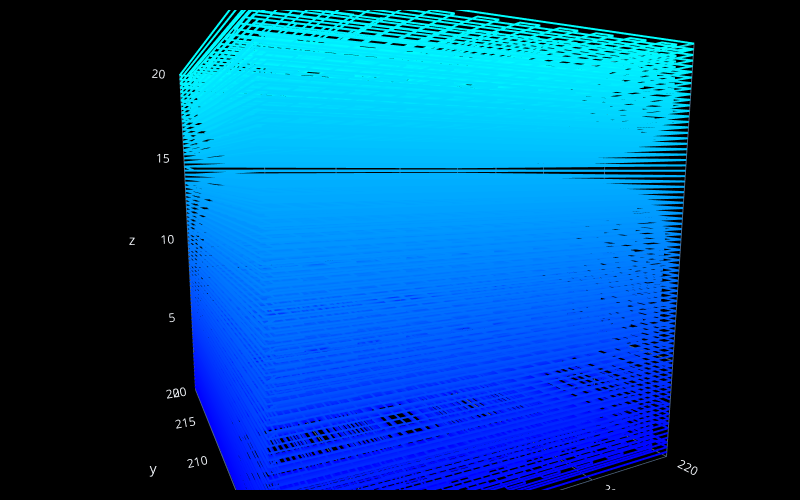
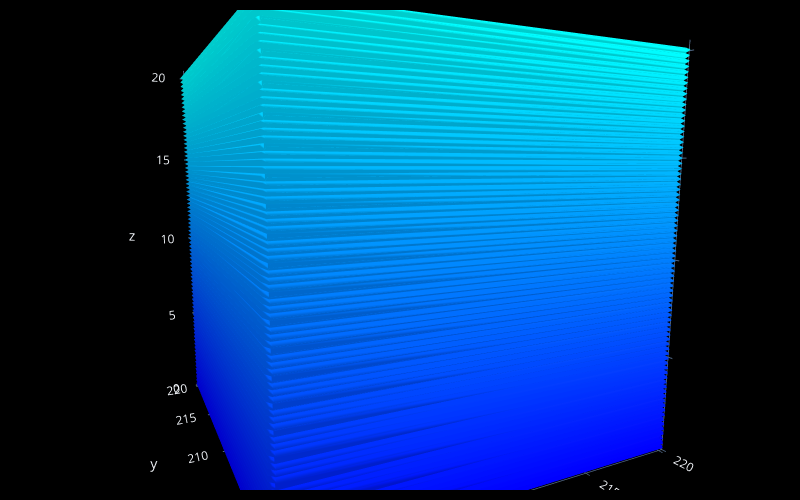

Notebook code for these charts, in order:
### Code cell
# preview the design

fc.transform(steps, 'plot', fc.PlotControls(style='line', zoom=0.7))
# hover the cursor over the lines in the plot to check xyz positions of the points in the design

# uncomment the next line to create a plot with real heights/widths for extruded lines to preview the real 3D printed geometry
fc.transform(steps, 'plot', fc.PlotControls(style='tube', zoom=0.7, initialization_data={'extrusion_width': EW, 'extrusion_height': EH}))

# uncomment the next line to create a neat preview (click the top-left button in the plot for a .png file) - post and tag @FullControlXYZ :)
# fc.transform(steps, 'plot', fc.PlotControls(neat_for_publishing=True, zoom=0.5, initialization_data={'extrusion_width': EW, 'extrusion_height': EH}))

### Figure 1 — Plotly figure (JSON) as saved in the notebook; plotly's stock layout.template omitted (floating-point values rounded to 4 significant figures; data arrays with more than 128 entries replaced by an {"elided": "..."} marker saying what was removed)
{"data": [{"line": {"color": {"elided": "3600 str values"}, "width": 4}, "mode": "lines", "showlegend": false, "type": "scatter3d", "x": {"elided": "3600 float values"}, "y": {"elided": "3600 float values"}, "z": {"elided": "3600 float values"}}, {"marker": {"color": "red", "size": 2}, "mode": "markers", "showlegend": false, "type": "scatter3d", "x": [], "y": [], "z": []}], "layout": {"height": 500, "margin": {"b": 10, "l": 10, "pad": 4, "r": 10, "t": 10}, "paper_bgcolor": "black", "scene": {"aspectmode": "cube", "camera": {"center": {"x": 0, "y": 0, "z": -0.006299}, "eye": {"x": -0.7143, "y": -1.429, "z": 0.2143}}, "xaxis": {"backgroundcolor": "black", "nticks": 10, "range": [200.0, 220.0]}, "yaxis": {"backgroundcolor": "black", "nticks": 10, "range": [200.0, 220.0]}, "zaxis": {"backgroundcolor": "black", "nticks": 10, "range": [0, 20.0]}}, "width": 800}}

### Figure 2 — Plotly figure (JSON) as saved in the notebook; plotly's stock layout.template omitted (floating-point values rounded to 4 significant figures; data arrays with more than 128 entries replaced by an {"elided": "..."} marker saying what was removed)
{"data": [{"i": {"elided": "56616 int values"}, "j": {"elided": "56616 int values"}, "k": {"elided": "56616 int values"}, "type": "mesh3d", "vertexcolor": {"elided": "28312 str values"}, "x": {"elided": "28312 float values"}, "y": {"elided": "28312 float values"}, "z": {"elided": "28312 float values"}}, {"marker": {"color": "red", "size": 2}, "mode": "markers", "showlegend": false, "type": "scatter3d", "x": [], "y": [], "z": []}], "layout": {"height": 500, "margin": {"b": 10, "l": 10, "pad": 4, "r": 10, "t": 10}, "paper_bgcolor": "black", "scene": {"aspectmode": "cube", "camera": {"center": {"x": 0, "y": 0, "z": -0.01834}, "eye": {"x": -0.7143, "y": -1.429, "z": 0.2143}}, "xaxis": {"backgroundcolor": "black", "nticks": 10, "range": [199.7, 220.3]}, "yaxis": {"backgroundcolor": "black", "nticks": 10, "range": [199.7, 220.3]}, "zaxis": {"backgroundcolor": "black", "nticks": 10, "range": [0, 20.5]}}, "width": 800}}
